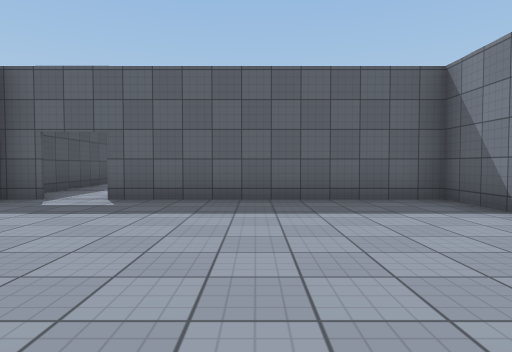
View 1 (above)

15 first-person views from a walk through a Unity game level. The camera is 1.2 m above the floor, tilts 2° down and sees 75° across. Doors are open. The floor is counted in squares, 2 m on a side. Each view is taken from the middle of a square. On the plan, view 1 faces up. The plan holds only what a view shows up to about 10 squares ahead; the rest is blank. The place goes on beyond the plan. The player is left out. Surface patterns are stand-ins for the level's own textures.

View 2
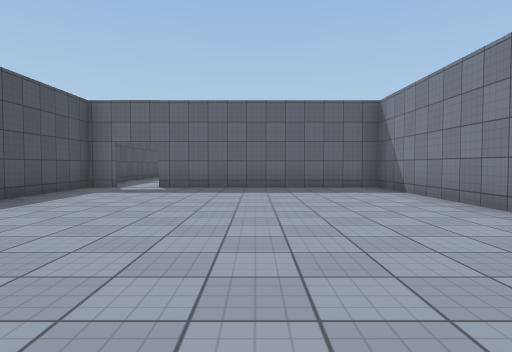

View 3
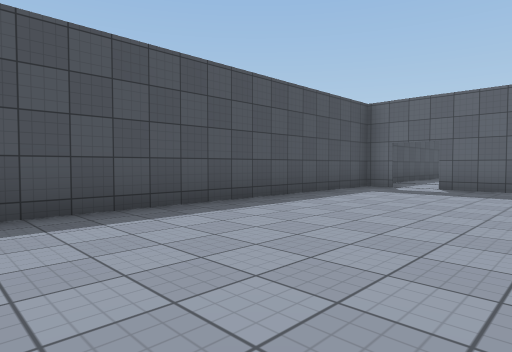

View 4
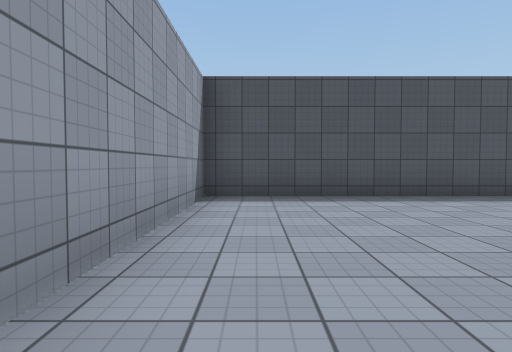

View 5
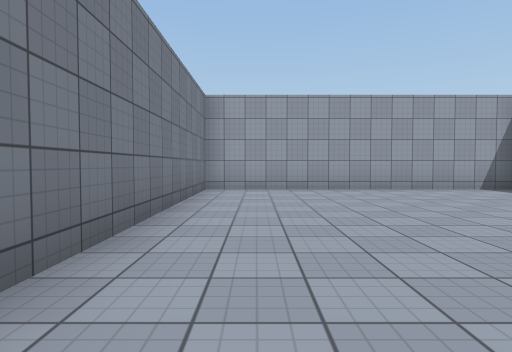

View 6
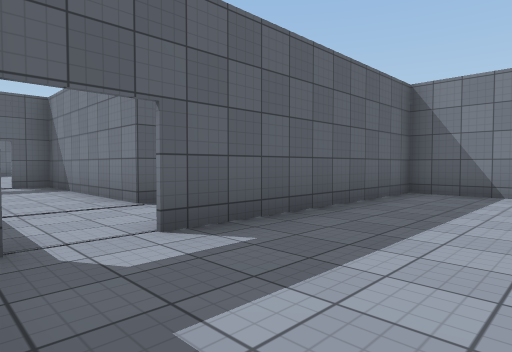

View 7
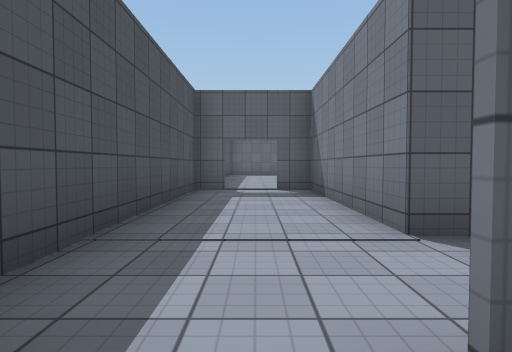

View 8
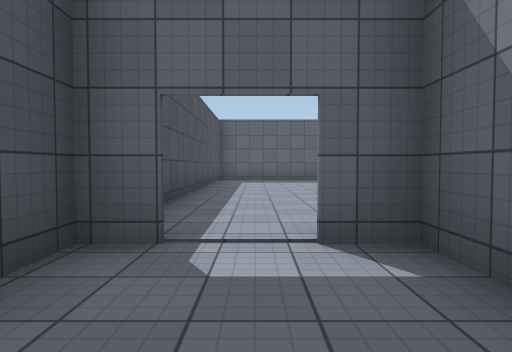

View 9
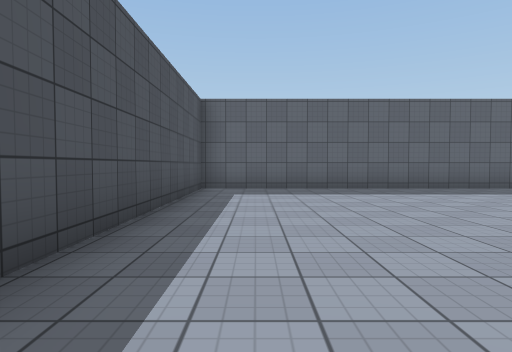

View 10
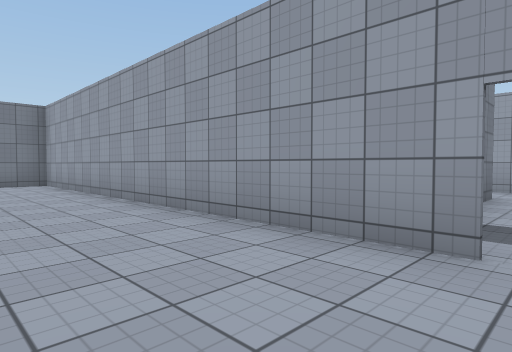

View 11
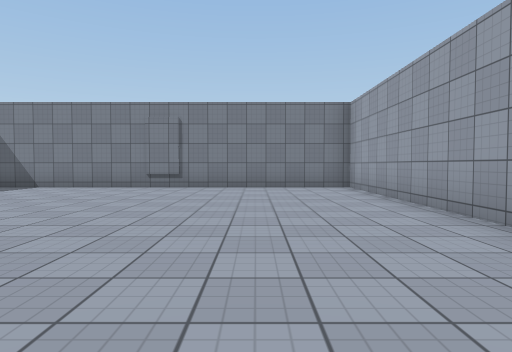

View 12
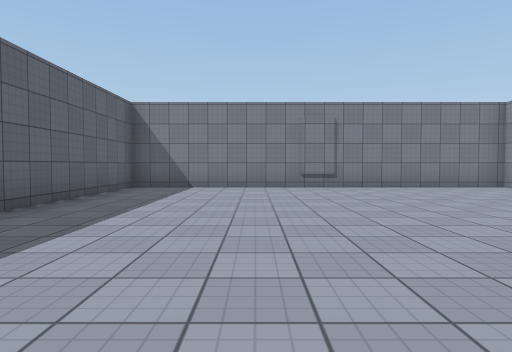

View 13
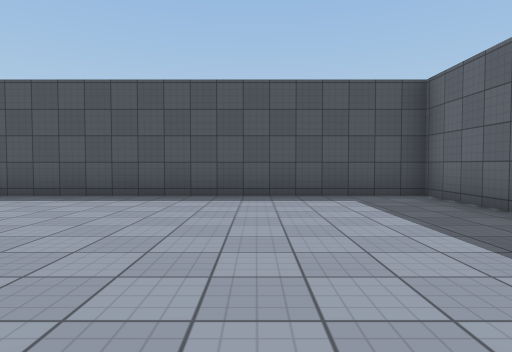

View 14
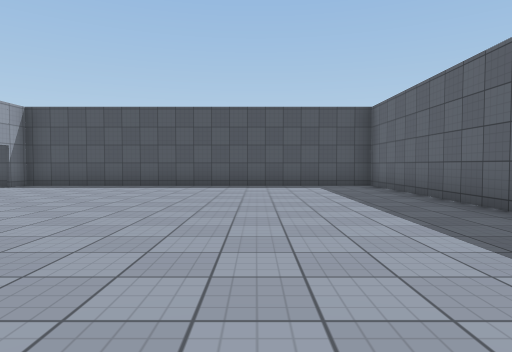

View 15
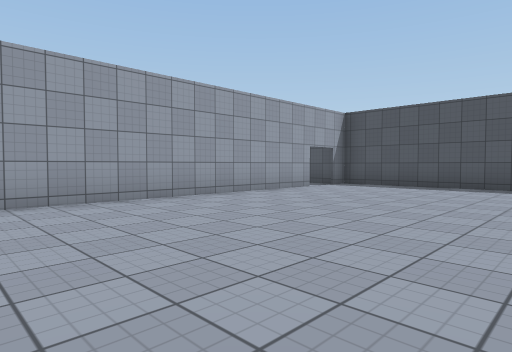

### Floor plan
Points are (right, up) in squares from view 1. A wall is a line through its corners. A room is listed if a view was taken in it or the views show most of it. See-through windows are left out.
Room 1 (views 1, 2, 3, 4, 5, 6, 7)
walls: (-3.6, 5.7) (-4.4, 5.7); (-4.4, 6) (-4.4, -4) (3.2, -4) (3.2, 5.7) (-2.6, 5.7)
ways out: open door at (-3, 6) to room 2
Room 2 (view 8)
walls: (-1.8, 7.7) (-1.8, 12.5) (-2.6, 12.5); (-4.4, 12) (-4.4, 6); (-1.9, 5.7) (-1.4, 5.7); (-3.6, 12.5) (-4.4, 12.5)
ways out: open door at (-3, 6) to room 1; open door at (-3, 12.5) to room 3; opening at (-1, 7)
Room 3 (views 9, 10, 11, 12, 13, 14, 15)
walls: (-2.6, 12.6) (7.6, 12.6) (7.6, 22.2) (-4.4, 22.2) (-4.4, 12); (-4.4, 12.6) (-3.6, 12.6)
ways out: open door at (-3, 12.5) to room 2

Positions as (right, up) in squares from view 1, and headings:
1: (0, 0), facing up
2: (0, -3), facing up
3: (0, -3), facing up-left
4: (2, -3), facing left
5: (2, 4), facing down
6: (-4, 3), facing up-right
7: (-3, 5), facing up
8: (-3, 10), facing up
9: (-3, 14), facing up
10: (-3, 15), facing down-right
11: (-1, 15), facing right
12: (-1, 19), facing right
13: (2, 19), facing left
14: (5, 19), facing left
15: (5, 18), facing down-left
